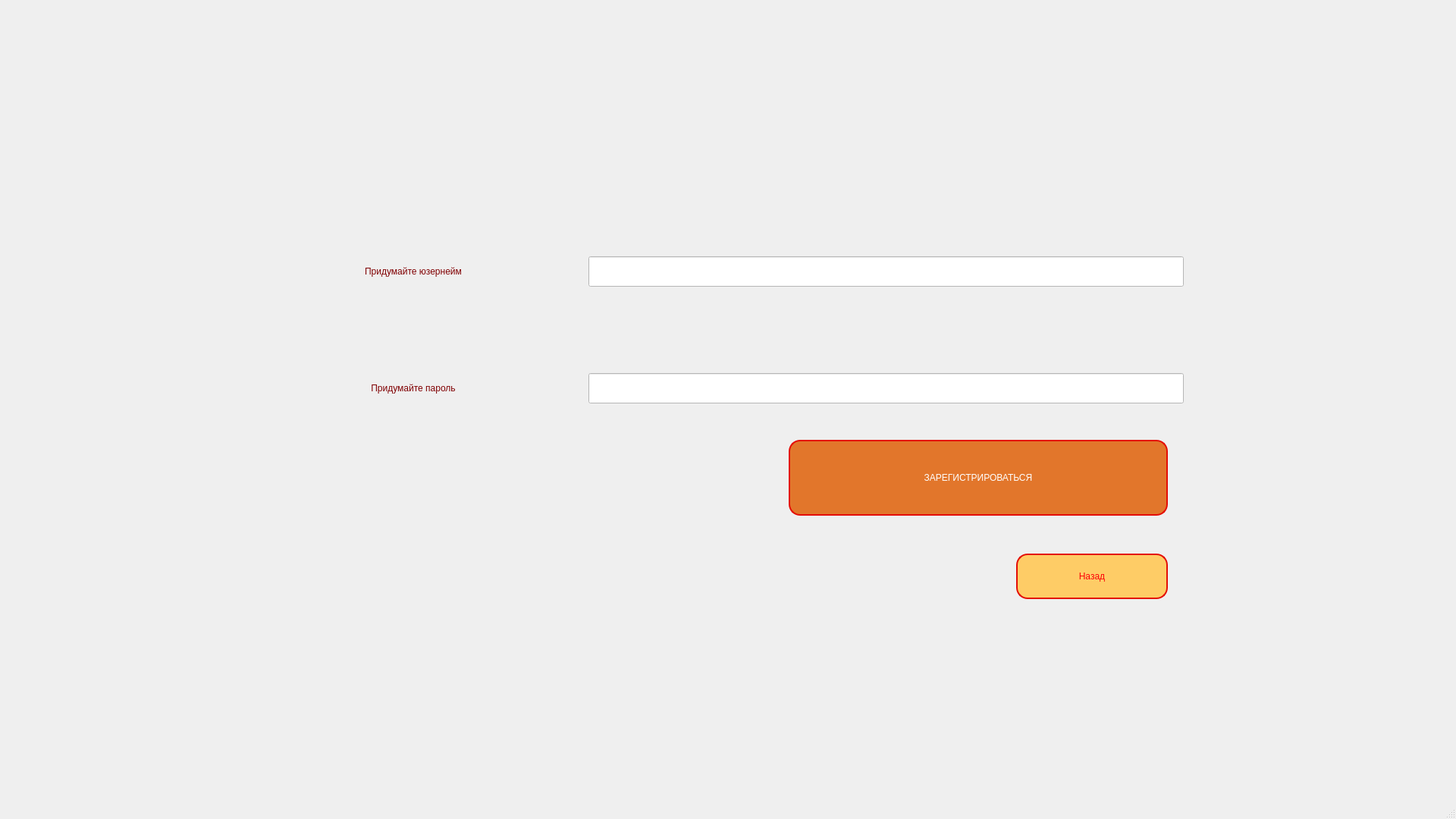
<?xml version="1.0" encoding="UTF-8"?>
<ui version="4.0">
 <class>RegWindow</class>
 <widget class="QMainWindow" name="RegWindow">
  <property name="geometry">
   <rect>
    <x>0</x>
    <y>0</y>
    <width>1920</width>
    <height>1080</height>
   </rect>
  </property>
  <property name="windowTitle">
   <string>Регистрация</string>
  </property>
  <widget class="QWidget" name="centralwidget">
   <widget class="QWidget" name="gridLayoutWidget">
    <property name="geometry">
     <rect>
      <x>320</x>
      <y>230</y>
      <width>1241</width>
      <height>411</height>
     </rect>
    </property>
    <layout class="QGridLayout" name="gridLayout">
     <item row="0" column="0">
      <widget class="QLabel" name="label">
       <property name="minimumSize">
        <size>
         <width>450</width>
         <height>0</height>
        </size>
       </property>
       <property name="styleSheet">
        <string notr="true">font: 30pt bold &quot;Helvetica&quot;;
color: rgb(128, 0, 2);</string>
       </property>
       <property name="text">
        <string>Придумайте юзернейм</string>
       </property>
       <property name="alignment">
        <set>Qt::AlignCenter</set>
       </property>
      </widget>
     </item>
     <item row="0" column="1">
      <widget class="QLineEdit" name="username_enter">
       <property name="minimumSize">
        <size>
         <width>0</width>
         <height>40</height>
        </size>
       </property>
       <property name="styleSheet">
        <string notr="true">background-color: rgb(255, 255, 255);
color: rgb(0, 0, 0);
font: 20pt &quot;Courier&quot;;</string>
       </property>
       <property name="text">
        <string/>
       </property>
      </widget>
     </item>
     <item row="1" column="1">
      <widget class="QLineEdit" name="psw_enter">
       <property name="minimumSize">
        <size>
         <width>0</width>
         <height>40</height>
        </size>
       </property>
       <property name="styleSheet">
        <string notr="true">background-color: rgb(255, 255, 255);
color: rgb(0, 0, 0);
font: 20pt &quot;Courier&quot;;</string>
       </property>
      </widget>
     </item>
     <item row="1" column="0">
      <widget class="QLabel" name="label_3">
       <property name="styleSheet">
        <string notr="true">font: 30pt bold &quot;Helvetica&quot;;
color: rgb(128, 0, 2);</string>
       </property>
       <property name="text">
        <string>Придумайте пароль</string>
       </property>
       <property name="alignment">
        <set>Qt::AlignCenter</set>
       </property>
      </widget>
     </item>
    </layout>
   </widget>
   <widget class="QPushButton" name="reg_btn">
    <property name="geometry">
     <rect>
      <x>1040</x>
      <y>580</y>
      <width>500</width>
      <height>100</height>
     </rect>
    </property>
    <property name="minimumSize">
     <size>
      <width>500</width>
      <height>100</height>
     </size>
    </property>
    <property name="cursor">
     <cursorShape>PointingHandCursor</cursorShape>
    </property>
    <property name="styleSheet">
     <string notr="true">QPushButton {
color: rgb(255, 255, 255);
font: 75 30pt &quot;Helvetica&quot;;
background-color: rgb(226, 118, 43);

border-radius: 15px;
border: 2px solid rgb(228, 13, 5);
}

QPushButton:hover {
	color: rgb(0, 0, 0);
font: 75 32pt &quot;Helvetica&quot;;

}</string>
    </property>
    <property name="text">
     <string>ЗАРЕГИСТРИРОВАТЬСЯ</string>
    </property>
   </widget>
   <widget class="QPushButton" name="go_back">
    <property name="geometry">
     <rect>
      <x>1340</x>
      <y>730</y>
      <width>200</width>
      <height>60</height>
     </rect>
    </property>
    <property name="minimumSize">
     <size>
      <width>200</width>
      <height>60</height>
     </size>
    </property>
    <property name="cursor">
     <cursorShape>PointingHandCursor</cursorShape>
    </property>
    <property name="styleSheet">
     <string notr="true">QPushButton {
	font: 75 30pt &quot;Courier&quot;;
color: rgb(252, 1, 7);
background-color: rgb(254, 204, 102);
border-radius: 15px;
border: 2px solid rgb(228, 13, 5);
}

QPushButton:hover {
	color: rgb(252, 69, 74);
	font: 32pt &quot;Courier&quot;;
}
</string>
    </property>
    <property name="text">
     <string>Назад</string>
    </property>
   </widget>
  </widget>
  <widget class="QMenuBar" name="menubar">
   <property name="geometry">
    <rect>
     <x>0</x>
     <y>0</y>
     <width>1920</width>
     <height>24</height>
    </rect>
   </property>
  </widget>
  <widget class="QStatusBar" name="statusbar"/>
 </widget>
 <resources/>
 <connections/>
</ui>
